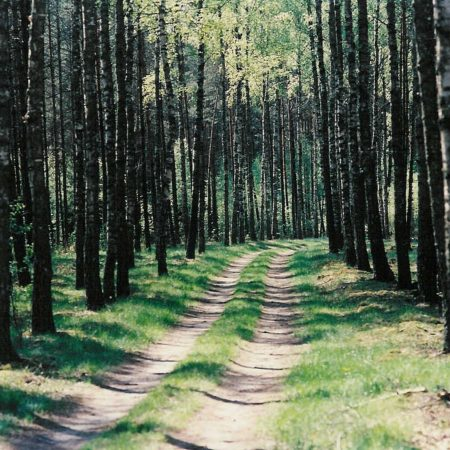
#> input picture forest.jpg, 450 x 450 px, found by its file name
$ jupyter execute image_data_operations.ipynb
#> lines starting #> are read from the running program, lines starting #| are printed output that depends on the picture
[cell 1]
import cv2
import numpy as np
import matplotlib.pyplot as plt
cv2.__version__

[cell 2]
# loading images
img1= cv2.imread('C:/Users/bryan/OneDrive - Florida A&M University/Documents/Basic-Python/forest.jpg')
#> img1 is the input picture: shape (450, 450, 3); mean B, G, R 82.1, 100.2, 89.7
img2= cv2.imread('C:/Users/bryan\OneDrive - Florida A&M University/Documents/Basic-Python/people-walking.jpg')
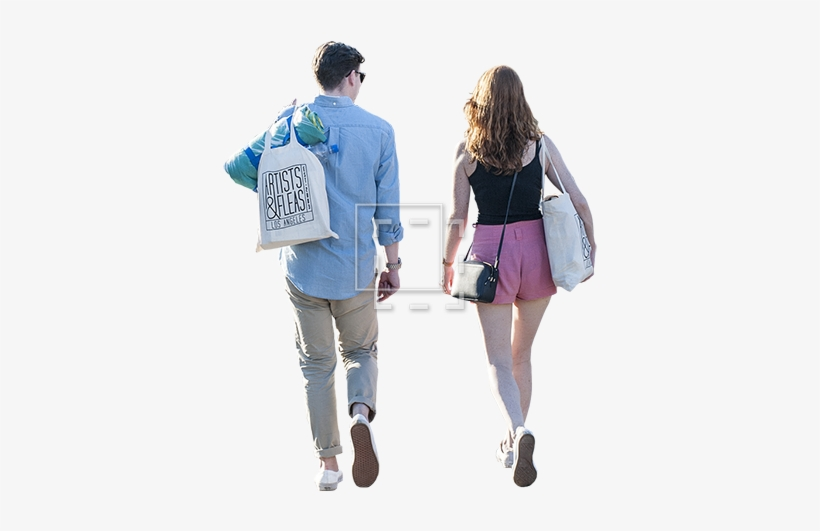
#> input picture people-walking.jpg, 820 x 531 px, found by its file name
#> img2 is the input picture: shape (531, 820, 3); mean B, G, R 230, 227.3, 226.6

type(img1)
print('showing the size of image 1', img1.shape)
#| showing the size of image 1 (450, 450, 3)
print('showing the size of image 2', img2.shape)
#| showing the size of image 2 (531, 820, 3)


img1_reshaped = cv2.resize(img1,(300,300), interpolation=cv2.INTER_AREA)
img2_reshaped = cv2.resize(img2,(300,300), interpolation=cv2.INTER_AREA)
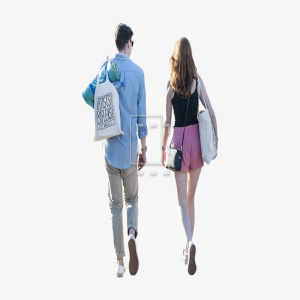
#> img2_reshaped: shape (300, 300, 3); mean B, G, R 230, 227.3, 226.6

print('Showing new size for the img2', img2_reshaped.shape)
#| Showing new size for the img2 (300, 300, 3)

[cell 3]
#printing the images

plt.figure(figsize=(10,10))
plt.subplot(121)
plt.imshow(img1_reshaped)
plt.subplot(122)
plt.imshow(img2_reshaped)
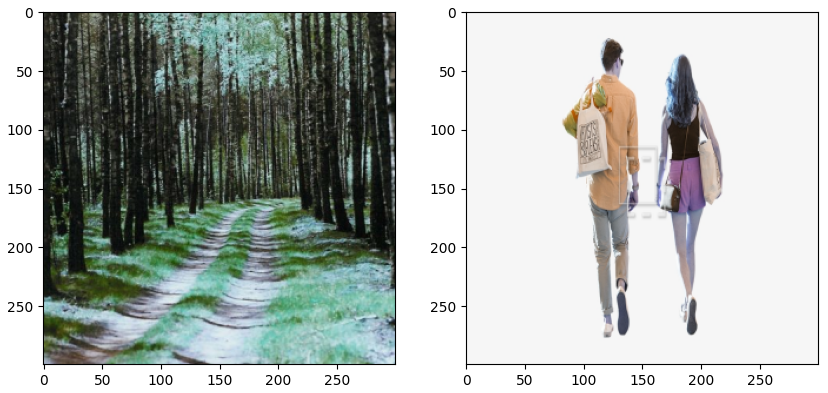
#> figure drawn by matplotlib, 2 panels; B, G, R data is drawn as R, G, B

[cell 4]
# printing RGB channels

plt.figure(figsize=(10,10))
plt.subplot(131)
plt.imshow(img1_reshaped[:,:,0])
plt.gca().set_title('Red Chanel')
plt.subplot(132)
plt.imshow(img1_reshaped[:,:,0])
plt.gca().set_title('Green Chanel')
plt.subplot(133)
plt.imshow(img1_reshaped[:,:,0])
plt.gca().set_title('Blue Chanel')
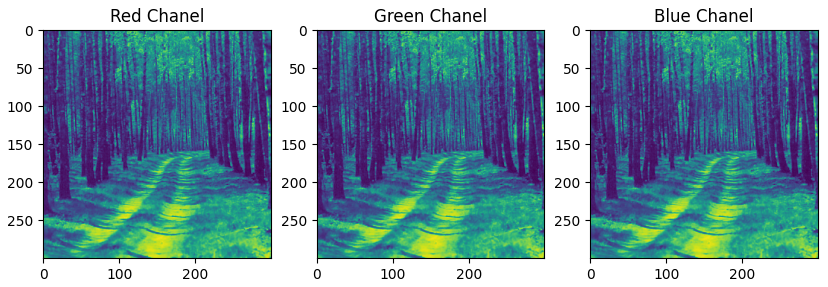
#> figure drawn by matplotlib, 3 panels

[cell 5]
dst= cv2.addWeighted(img2_reshaped,0.5,img1_reshaped, 0.3,0.1)
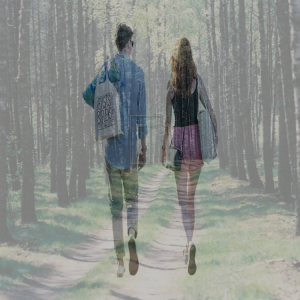
#> dst: shape (300, 300, 3); mean B, G, R 139.7, 143.8, 140.3
plt.figure(figsize=(10,10))
plt.imshow(dst)

[cell 6]
dst_subt = cv2.subtract(img1_reshaped,img2_reshaped)
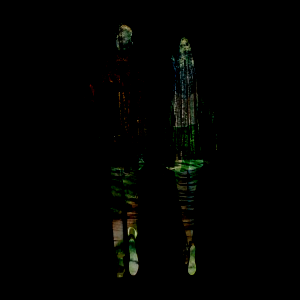
#> dst_subt: shape (300, 300, 3); mean B, G, R 1.4, 2.6, 2.1
plt.figure(figsize=(10,10))
plt.imshow(dst_subt)

[cell 7]
img3= cv2.imread('C:/Users/bryan/OneDrive - Florida A&M University/Documents/Basic-Python/cat.jpg')
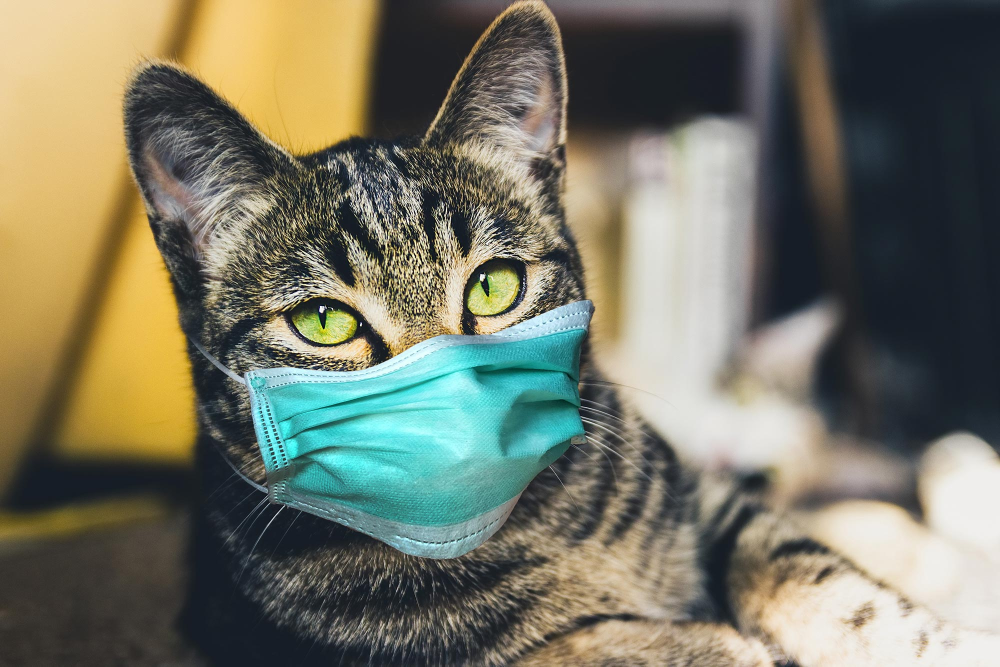
#> input picture cat.jpg, 2000 x 1333 px, found by its file name (shown at 1/2 size)
#> img3 is the input picture: shape (1333, 2000, 3); mean B, G, R 100.5, 117.1, 117.1

type(img3)
print('showing the size of image 3', img3.shape)
#| showing the size of image 3 (1333, 2000, 3)


negative = 255 - img3
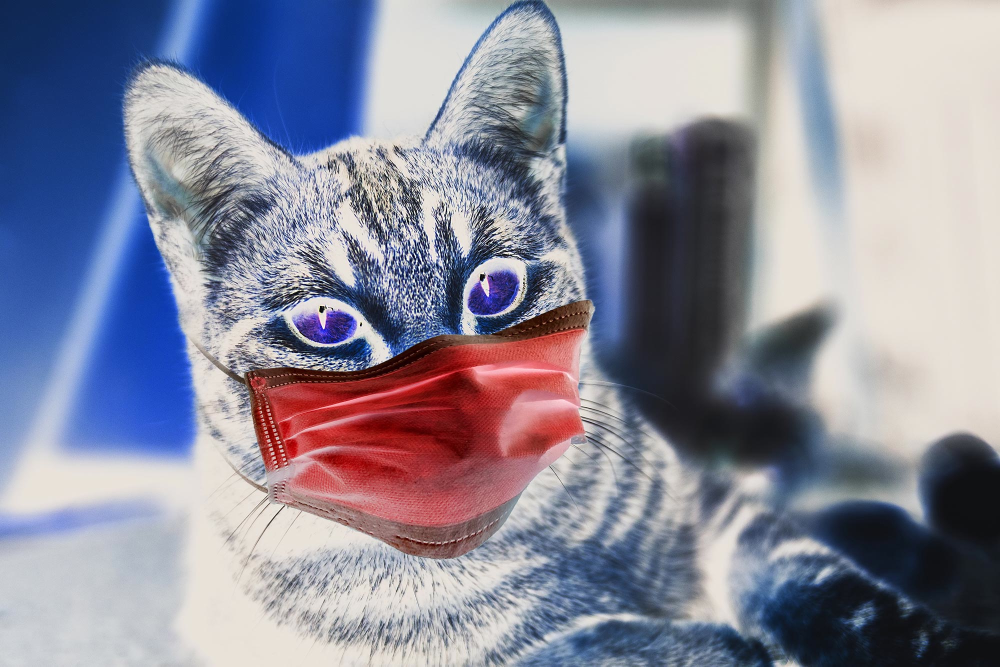
#> negative: shape (1333, 2000, 3) (shown at 1/2 size); mean B, G, R 154.5, 137.9, 137.9
plt.figure(figsize=(10,10))
plt.subplot(121)
plt.imshow(img3)
plt.gca().set_title('original Image')
plt.subplot(122)
plt.imshow(negative)
plt.gca().set_title('Negative Image')
#> figure, not shown here; B, G, R data is drawn as R, G, B

[cell 8]
img_blur = cv2.blur(img3,(80,80))
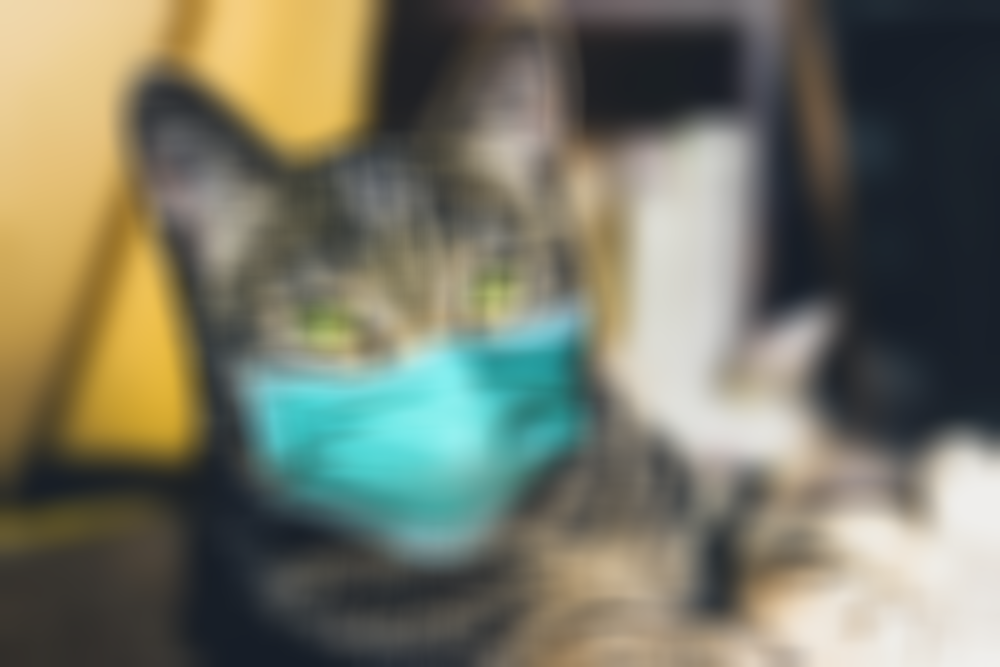
#> img_blur: shape (1333, 2000, 3) (shown at 1/2 size); mean B, G, R 100.5, 117.2, 117.1
img_filter = cv2.boxFilter(img3, -5,(30,30), normalize=True)
img_gaussianfilter = cv2.GaussianBlur(img3, (41,41),cv2.BORDER_DEFAULT)
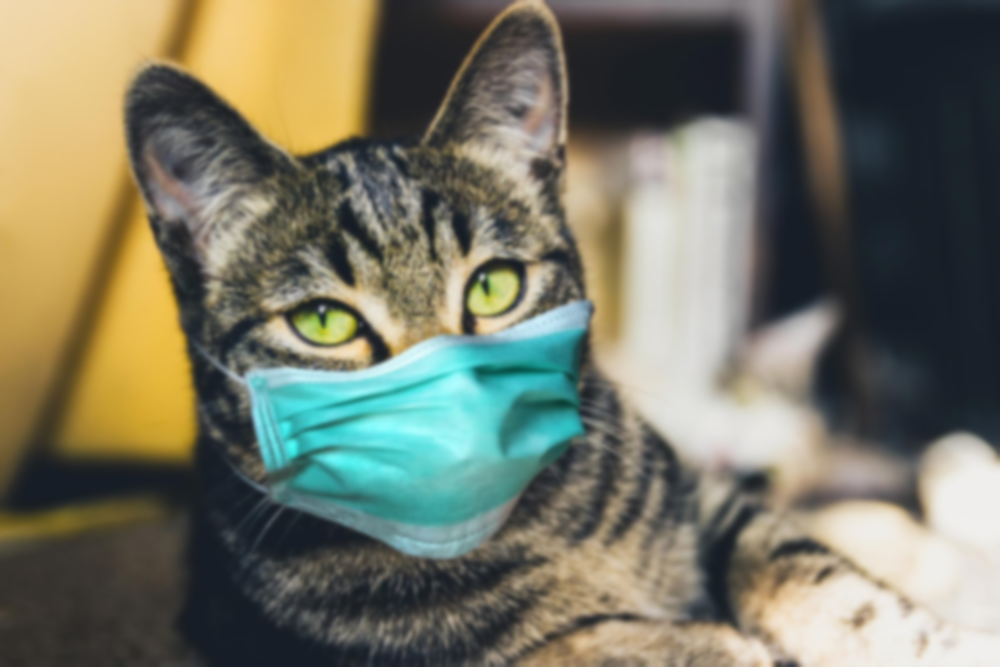
#> img_gaussianfilter: shape (1333, 2000, 3) (shown at 1/2 size); mean B, G, R 100.5, 117.1, 117.1

plt.figure(figsize=(20,20))
plt.subplot(141)
plt.imshow(img3)
plt.imshow(img3)
plt.gca().set_title('Original Image')
plt.subplot(142)
plt.imshow(img_blur)
plt.gca().set_title('Blur Image')
plt.subplot(143)
plt.imshow(img_filter)
plt.gca().set_title('Filter Image')
plt.subplot(144)
plt.imshow(img_gaussianfilter)
plt.gca().set_title('Gaussian Filter Image')
#> figure, not shown here; B, G, R data is drawn as R, G, B
